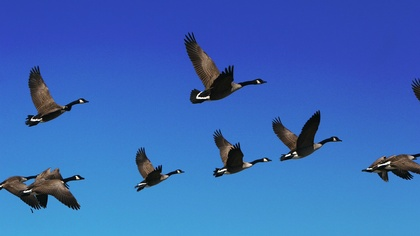
%> input picture lab6/ptaki.jpg, 420 x 236 px, shrunk from 1279 x 719 before the run
$ octave lab6.m   (GNU Octave 9; MATLAB toolbox functions it lacks are replaced by stand-ins)
%> lines starting %> are read from the running program, lines starting %| are printed output that depends on the picture; in (x1, y1, x2, y2) boxes, pixels count from 0 and x2, y2 are one past the last pixel; in counts of white or black regions, pixels touching at a corner belong together; the program's own positions count from 1
clear;clc;close all;

im=imread('ptaki.jpg');
%> im is the input picture: size 236x420x3 uint8; mean R, G, B 56.9, 104.3, 184.4

r=imbinarize(im(:,:,1));
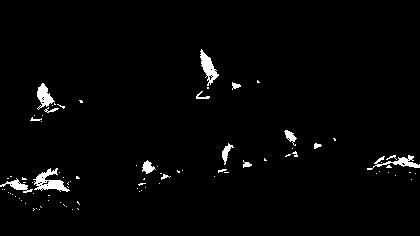
%> r: size 236x420 logical; 2.1% white; 87 white regions (71 under 20 px), largest, box (x1, y1, x2, y2) and area: (33, 168, 70, 192) 389, (200, 49, 219, 86) 296, (367, 155, 420, 170) 252
b=imbinarize(im(:,:,3));
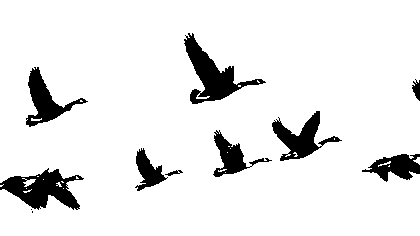
%> b: size 236x420 logical; 91.3% white; 11 black regions (2 under 20 px), largest, box (x1, y1, x2, y2) and area: (184, 33, 266, 104) 1829, (0, 168, 84, 210) 1764, (272, 111, 342, 161) 1265

bim=r|~b;
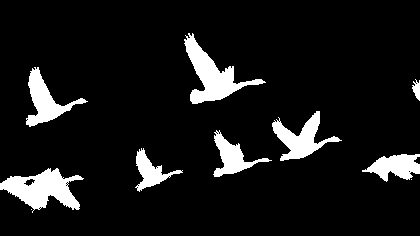
%> bim: size 236x420 logical; 9.1% white; 10 white regions (2 under 20 px), largest, box (x1, y1, x2, y2) and area: (0, 168, 84, 213) 1901, (184, 33, 266, 104) 1883, (272, 111, 342, 161) 1306
bim=imopen(bim, ones(5));
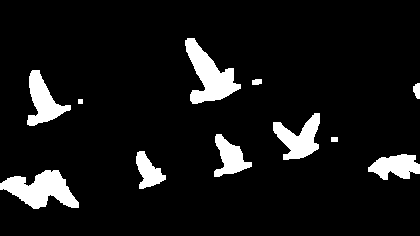
%> bim: size 236x420 logical; 8.4% white; 11 white regions, largest, box (x1, y1, x2, y2) and area: (0, 170, 79, 209) 1741, (185, 38, 241, 104) 1722, (273, 113, 320, 160) 1167
bim=imclose(bim, ones(5));
%> bim: size 236x420 logical; 8.4% white; 11 white regions

l=bwlabel(bim);
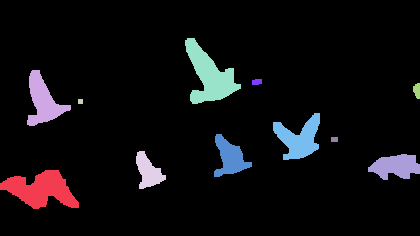
%> l: size 236x420 double; 12 distinct labels, from 0 to 11; one colour per label, 0 black
n=max(l(:));
%> n = 11

a=regionprops(l==4, 'all');
%> a = 1 region; box (x1, y1, x2, y2), Area, Centroid, MajorAxisLength, MinorAxisLength and Eccentricity: (136, 151, 166, 189) 621 [148.8 172.2] 40.49 23.74 0.81

%> (the run ends here)
